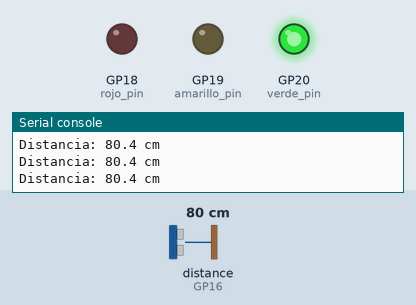
Recording of a program running on a simulated Raspberry Pi Pico running MicroPython. On the bench: output pins drawn as LEDs (lit = HIGH), the last lines printed to the serial console. The inputs (shaded band) are chosen by the test bench; at power-on: distance to the obstacle (sensor on GP16) 80 cm. The echo pulse lasts 58.3 µs per cm; pins used as bus, display or sensor lines are not drawn.

Above: at 1.2 s.
1.3 s: distance to the obstacle (sensor on GP16) set to 22 cm
2.8 s: distance to the obstacle (sensor on GP16) set to 17 cm
At 3.6 s:
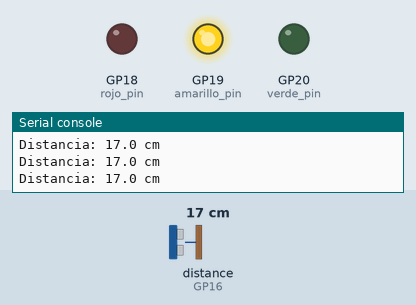
4.3 s: distance to the obstacle (sensor on GP16) set to 11 cm
5.8 s: distance to the obstacle (sensor on GP16) set to 8 cm
At 6.8 s:
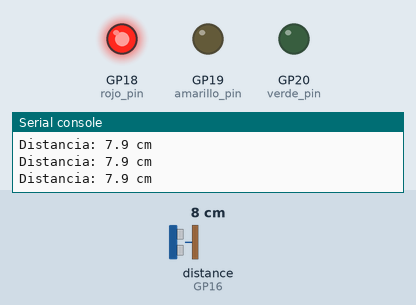
7.3 s: distance to the obstacle (sensor on GP16) set to 18 cm
At 8.5 s:
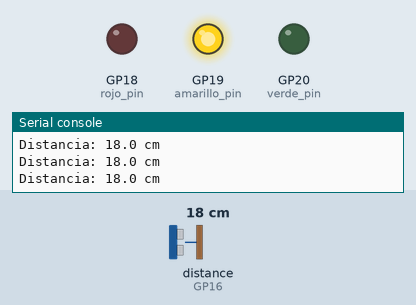
8.9 s: distance to the obstacle (sensor on GP16) set to 2 cm
At 10.0 s:
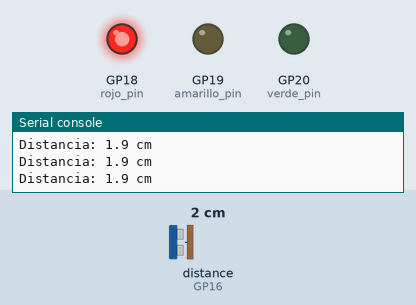
Timing chart, 0 to 11.4 s (numbered marks = the images above; inputs shaded):
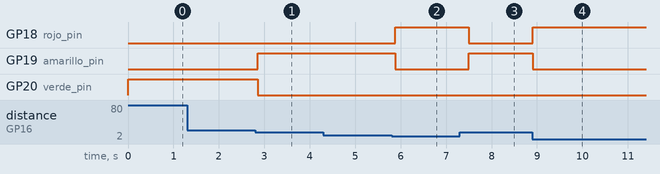

Measured:
- the behaviour switches between 20 and 19 cm on distance to the obstacle (sensor on GP16) (found by bisection; images 0 and 1)
- the behaviour switches between 10 and 9 cm on distance to the obstacle (sensor on GP16) (found by bisection; images 1 and 2)
- after the input at 2.8 s, GP19 (amarillo_pin): LOW → HIGH after 0.06 s; GP20 (verde_pin): HIGH → LOW after 0.06 s
- after the input at 5.8 s, GP18 (rojo_pin): LOW → HIGH after 0.08 s; GP19 (amarillo_pin): HIGH → LOW after 0.08 s
- after the input at 7.3 s, GP18 (rojo_pin): HIGH → LOW after 0.20 s; GP19 (amarillo_pin): LOW → HIGH after 0.20 s
- after the input at 8.9 s, GP18 (rojo_pin): LOW → HIGH at once; GP19 (amarillo_pin): HIGH → LOW at once

The program:

main.py
```python
import machine
import utime

# Define los pines para el sensor ultrasónico y los LEDs
trig_pin = machine.Pin(17, machine.Pin.OUT)
echo_pin = machine.Pin(16, machine.Pin.IN)
rojo_pin = machine.Pin(18, machine.Pin.OUT)
amarillo_pin = machine.Pin(19, machine.Pin.OUT)
verde_pin = machine.Pin(20, machine.Pin.OUT)

# Función para medir la distancia utilizando el sensor ultrasónico
def medir_distancia():
    # Enviar un pulso de 10 microsegundos al pin trig para activar la medición
    # Utilizamos 10 porque es la duración mínima requerida para que el sensor detecte el pulso y comience a medir la distancia.
    trig_pin.off()
    utime.sleep_us(2)
    trig_pin.on()
    utime.sleep_us(10)
    trig_pin.off()

    # Esperar a que el pin echo se active
    while echo_pin.value() == 0:
        pass
    start_time = utime.ticks_us()

    # Esperar a que el pin echo se desactive
    while echo_pin.value() == 1:
        pass
    end_time = utime.ticks_us()

    # Calcular la duración del pulso de retorno y convertirlo en distancia
    # Una vez recibido el tiempo, lo traducimos a una distancia en centímetros dividiendo el valor
    # por una constante (para el sensor SR04 es 29 para la señal de ida, y la misma cantidad para la señal
    # de regreso, que en total dará 58).
    duracion = utime.ticks_diff(end_time, start_time)
    distancia = duracion / 58

    #La expresión {:.1f} indica que se mostrará un solo decimal en la distancia.
    print("Distancia: {:.1f} cm".format(distancia))

    return distancia

# Función para encender el LED rojo
def encender_rojo():
    rojo_pin.on()
    amarillo_pin.off()
    verde_pin.off()

# Función para encender el LED amarillo
def encender_amarillo():
    rojo_pin.off()
    amarillo_pin.on()
    verde_pin.off()

# Función para encender el LED verde
def encender_verde():
    rojo_pin.off()
    amarillo_pin.off()
    verde_pin.on()

# Ciclo principal del programa
while True:
    # Medir la distancia del objeto
    distancia = medir_distancia()

    # Encender el LED rojo si el objeto está muy cerca en cm
    if distancia < 10:
        encender_rojo()
    # Encender el LED amarillo si el objeto está a una distancia intermedia en cm
    elif distancia < 20:
        encender_amarillo()
    # Encender el LED verde si el objeto está lejos
    else:
        encender_verde()

    # Esperar un momento antes de medir la distancia nuevamente
    utime.sleep(0.2)
```
